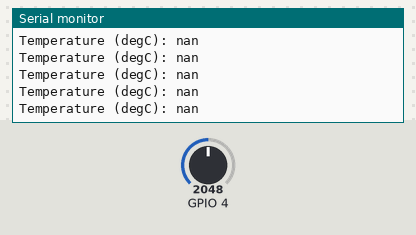
Bench run of a sketch on a simulated ESP32. Shown: the last lines printed to the serial monitor. Inputs (shaded band) come from the test bench; at power-on: GPIO 4 = 2048.

Above: at 3.1 s.
3.2 s: GPIO 4 set to 170
At 3.9 s:
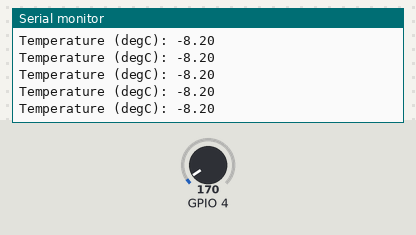
4.7 s: GPIO 4 set to 140
At 5.7 s:
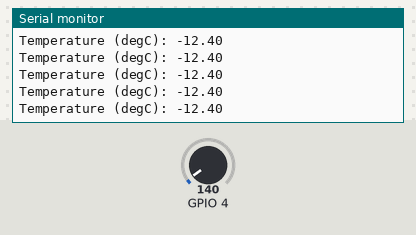

Measured:
- after the input at 3.2 s, the serial monitor: prints a new line at once (image 1)
- after the input at 4.7 s, the serial monitor: prints a new line at once (image 2)

The sketch:

AnalogTemp_Esp32.ino
```cpp
void setup() {
  Serial.begin(9600);   // initialize serial interface with baud 9600bps
}

void loop() {
  // Read value from module connected at pin A0
  int V_input = analogRead(4);

  // calculate thermometer resistance by comparing it to the modules onboard 10K-ohm resistor
  float R_ohms = 10000 * (1023.0 / (float)V_input - 1.0);

  // calculate temperature in Celsius
  float temp_C = (1.0 / (0.001129148 + (0.000234125*log(R_ohms)) + 0.0000000876741*log(R_ohms)*log(R_ohms)*log(R_ohms)))-273.15;

  // output result to serial
  Serial.print("Temperature (degC): ");
  Serial.println(temp_C);
}
```
